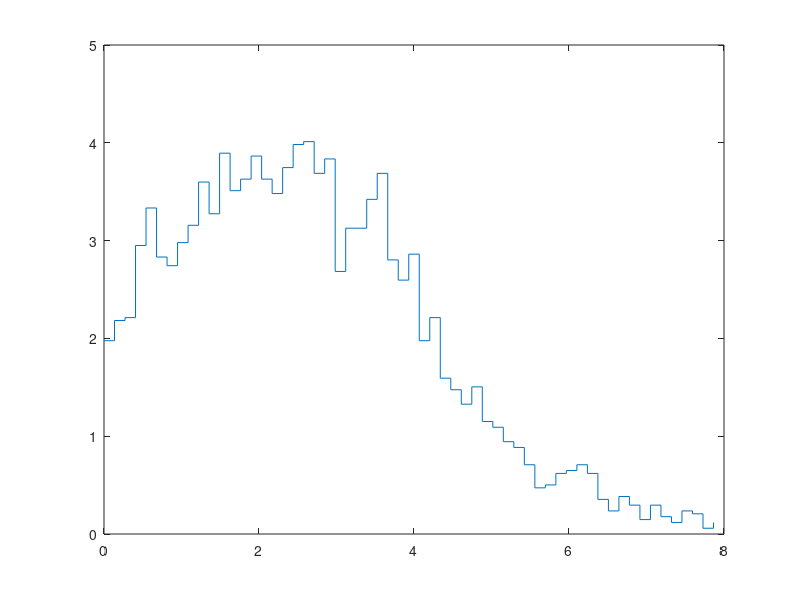

This chart was generated by the following MATLAB code: (Note: this script raises an error after producing the figure.)
clear all;
close all;
clc;
%read input and cross section data
%all units in cm
sigma_t = 1;
sigma_s0 = 0.8;
sigma_s1 = 0.2;
sigma_s = sigma_s0;
sigma_a = sigma_t - sigma_s;
mu_0_bar = sigma_s1/sigma_s0;
Pc = sigma_s/sigma_t;

z_min = 0.0;
z_max = 8.0;

z_s_min = 0.0;
z_s_max = 4.0;

mesh_node_nb = 60;
h = (z_max - z_min)/(mesh_node_nb -1);
z_mesh = linspace(z_min, z_max-h, mesh_node_nb-1);


%source neutrons number
n_array = [1000, 8000, 16000 , 32000];
%n_array = [125, 250, 500, 1000, 2000, 4000, 8000, 16000, 32000, 64000];

    
for i =1:length(n_array)
    n = n_array(i);
    N_L =0; N_R =0; N_AB =0;  N =0;
    N_AB_L= 0; N_AB_R = 0; N_col =0;
    col_nb = zeros(mesh_node_nb-1, 1);
    p_L_arr = zeros(length(n_array),1);
    p_R_arr = zeros(length(n_array),1);
    %prob of absorption
    p_AB_L_arr = zeros(length(n_array),1);
    p_AB_R_arr = zeros(length(n_array),1);
    k=1;

    while N < n
        N=N+1;
        %sample a new particle
        %source initial position    
        z = z_s_min + (z_s_max - z_s_min) * rand;
        %source direction
        mu = 2*rand -1;

        despair = false;
        while ~despair
            %collision distance
            dist = - mu * log(rand)/sigma_t;
            z = z + dist;
            if z > z_max
                %---leackage at the right end
                N_R = N_R +1;
                despair = true;
            end
            if z < z_min
                %--leackage at the left end
                N_L = N_L+1;
                despair =true;
            end
            if z>z_min && z< z_max
                N_col = N_col +1;
                
               col_nb(ceil((z-z_min)/h)) = col_nb(ceil(((z-z_min)/h))) +1;
                if rand > Pc
                    %---absorption
                    N_AB = N_AB +1;
                    if z > (z_min+z_max)/2
                        N_AB_L = N_AB_L +1;
                    else
                        N_AB_R = N_AB_R +1;
                    end
                    despair = true; 
                else
                    %---scattering
                        %sample result direction from linear anisotropic scattering mu
                        mu = ( -1 + sqrt(1-3 * mu * mu_0_bar * ( 2*(1-2*rand) - 3* mu * mu_0_bar) ) )/3/mu/mu_0_bar;
                end
            end
            

        end            
    
    end
    %prob of escaping
    p_L_arr(k) = N_L/n;
    p_R_arr(k) = N_R/n;
    %prob of absorption
    p_AB_L_arr(k) = N_AB_L/n;
    p_AB_R_arr(k) = N_AB_R/n;
    k=k+1;

    %current 
    J_L = N_L/n * 4;
    J_R = N_R/n * 4;
    %abs rate
    abs_L = N_AB_L/n*4;
    abs_R = N_AB_R/n*4;
    
    %prob of escaping
    p_L = N_L/n;
    p_R = N_R/n;
    %prob of absorption
    p_AB_L = N_AB_L/n;
    p_AB_R = N_AB_R/n;
    
    
    %flux from collision rate
    flux = 4*col_nb/sigma_t/h/n;
    
   display(sum(col_nb));
   
    stairs(z_mesh, flux);
    hold all on;
end
legend('n = 1000', 'n = 8000', 'n = 16000', 'n = 32000');
